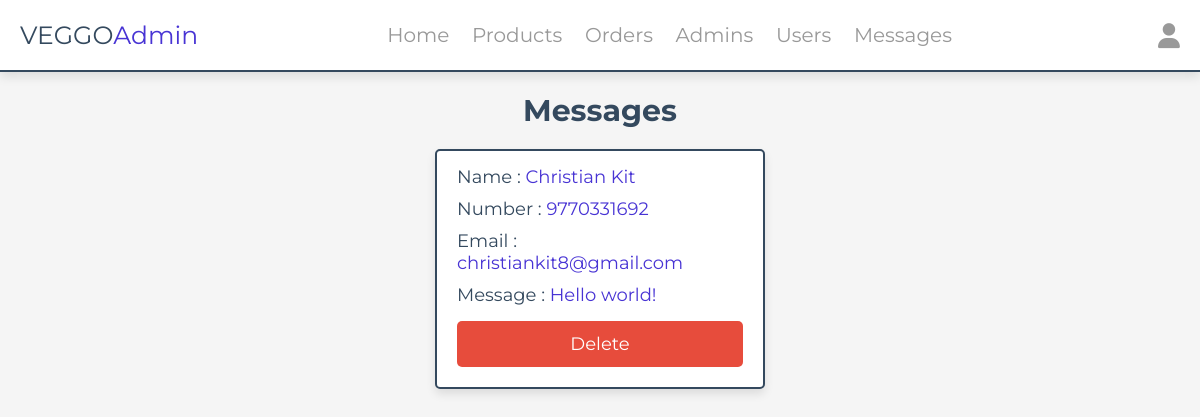
/admin/messages.php (signed in), run on the app's committed database.
### tables this page shows
CREATE TABLE `messages` (
  `id` int(100) NOT NULL,
  `user_id` int(100) NOT NULL,
  `name` varchar(100) NOT NULL,
  `email` varchar(100) NOT NULL,
  `number` varchar(12) NOT NULL,
  `message` varchar(500) NOT NULL
);

### admin/messages.php (the view, shortened to what this page needs)
<?php
include '../components/connect.php';
?>
<!DOCTYPE html>
<html lang="en">
<head>
   <link rel="stylesheet" href="https://cdnjs.cloudflare.com/ajax/libs/font-awesome/6.1.1/css/all.min.css">
   <link rel="stylesheet" href="../css/admin_style.css">
</head>
<body>
<?php include '../components/admin_header.php' ?>
<section class="messages">
   <h1 class="heading">Messages</h1>
   <div class="box-container">
   <?php
      $select_messages = $conn->prepare("SELECT * FROM `messages`");
      $select_messages->execute();
      if($select_messages->rowCount() > 0){
         while($fetch_messages = $select_messages->fetch(PDO::FETCH_ASSOC)){
   ?>
   <div class="box">
      <p> Name : <span><?= $fetch_messages['name']; ?></span> </p>
      <p> Number : <span><?= $fetch_messages['number']; ?></span> </p>
      <p> Email : <span><?= $fetch_messages['email']; ?></span> </p>
      <p> Message : <span><?= $fetch_messages['message']; ?></span> </p>
      <a href="messages.php?delete=<?= $fetch_messages['id']; ?>" class="delete-btn" onclick="return confirm('delete this message?');">Delete</a>
   </div>
   <?php
         }
      }else{
         echo '<p class="empty">you have no messages</p>';
      }
   ?>
   </div>
</section>
</body>
</html>

### css/admin_style.css (style rules this page uses)
:root { --main-color:#4834d4; --red:#e74c3c; --orange:#f39c12; --black:#34495e; --white:#fff; --light-bg:#f5f5f5; --light-color:#999; --border:.2rem solid var(--black); --box-shadow:0 .5rem 1rem rgba(0,0,0,.1); }
* { font-family: 'Montserrat', sans-serif; margin:0; padding:0; box-sizing: border-box; text-decoration: none; outline: none; border:none; }
html { font-size: 62.5%; overflow-x: hidden; }
body { background-color: var(--light-bg); }
section { max-width: 1200px; margin:0 auto; padding:2rem; }
.btn, .delete-btn, .option-btn { display: block; margin-top: 1rem; border-radius: .5rem; cursor: pointer; width: 100%; font-size: 1.8rem; color:var(--white); padding:1.2rem 3rem; text-transform: capitalize; text-align: center; }
.delete-btn { background-color: var(--red); }
.heading { text-align: center; margin-bottom: 2rem; text-transform: capitalize; color:var(--black); font-size: 3rem; }
.messages .box-container { display: grid; grid-template-columns: repeat(auto-fit, 33rem); gap:1.5rem; justify-content: center; align-items: flex-start; }
.messages .box-container .box { background-color: var(--white); border-radius: .5rem; box-shadow: var(--box-shadow); border:var(--border); padding:2rem; padding-top: 1rem; }
.messages .box-container .box p { padding: .5rem 0; font-size: 1.8rem; color:var(--black); }
.messages .box-container .box p span { color:var(--main-color); }

### data on the page
messages: name "Christian Kit", number "9770331692", email "christiankit8@gmail.com", message "Hello world!"
